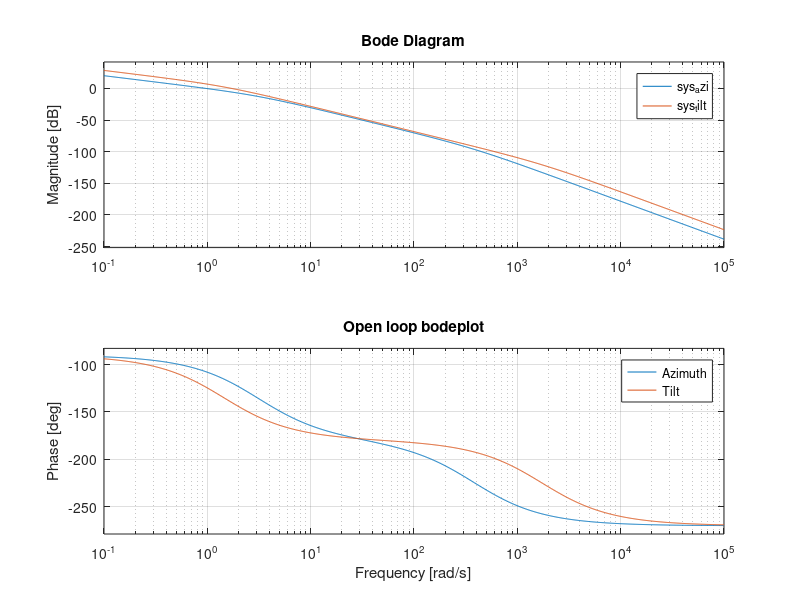
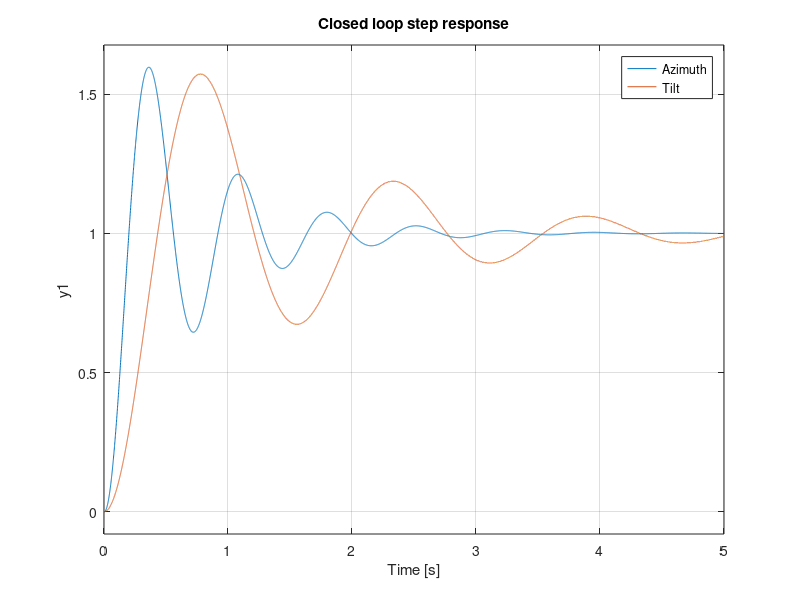

MATLAB code to generate these figures, in order:
%% bodeplot
clc
close all;
clear all;

s=tf('s');
sys_azi=(17.63*10^3)/(s*((7.73*s+3.97)*(724.31+1.88*s)+17.63*810.90));
sys_tilt=(404.91* 10^3)/(s*((15.44*s + 5.16)*(6.73* 10^3 + 3.87*s) + 404.91*285.57));

figure;
bode(sys_azi, sys_tilt)
title('Open loop bodeplot');
legend('Azimuth', 'Tilt');


%% P-controller
d_azi=24.83;
d_tilt=4.32;

CL_azi=(d_azi*sys_azi)/(1+d_azi*sys_azi);
CL_tilt=(d_tilt*sys_tilt)/(1+d_tilt*sys_tilt);

figure;
step(CL_azi, CL_tilt);
title('Closed loop step response');
legend('Azimuth', 'Tilt');

